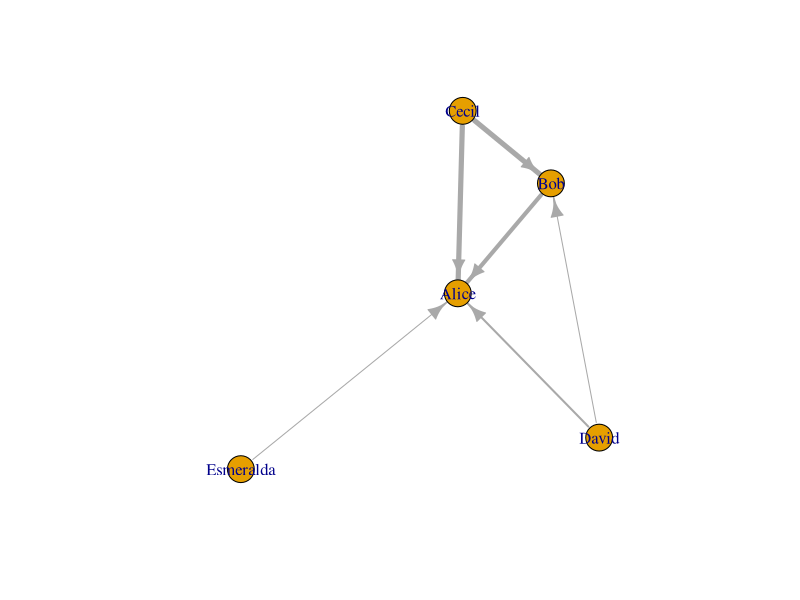

Write R code to recreate this figure.
install.packages("GGally")
install.packages("network")
install.packages("sna")
library(GGally)
library(sna)
library(ggplot2)

# Load package
library(igraph)

# Make up data
relations <- data.frame(from=c("Bob", "Cecil", "Cecil", "David", "David", "Esmeralda"),
                        to=c("Alice", "Bob", "Alice", "Alice", "Bob", "Alice"),
                        weight=c(4,5,5,2,1,1))
# Alternatively, you could read in the data from a similar CSV file as follows:
# relations <- read.csv("relations.csv")

# Load (DIRECTED) graph from data frame 
g <- graph.data.frame(relations, directed=TRUE)

# Plot graph
plot(g, edge.width=E(g)$weight)
